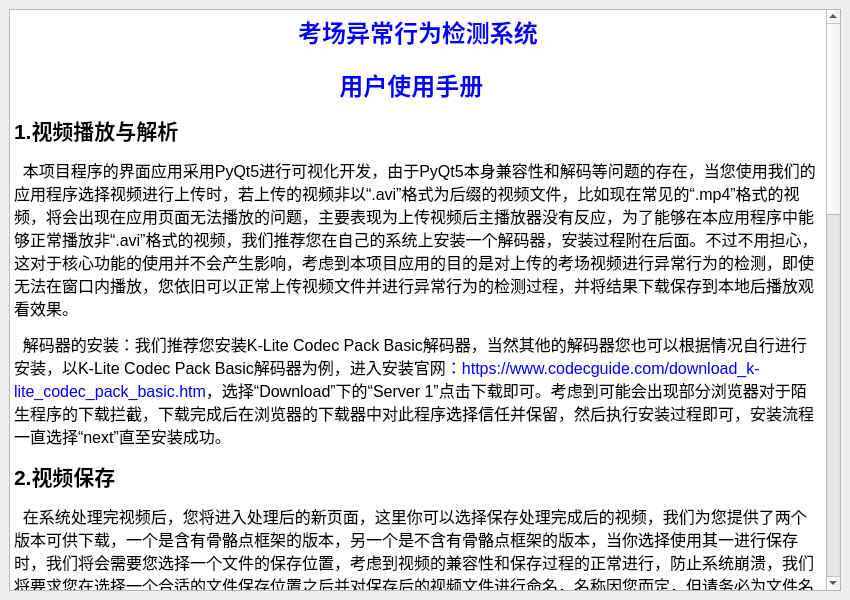
<?xml version="1.0" encoding="UTF-8"?>
<ui version="4.0">
 <class>MainWindow</class>
 <widget class="QMainWindow" name="MainWindow">
  <property name="geometry">
   <rect>
    <x>0</x>
    <y>0</y>
    <width>850</width>
    <height>600</height>
   </rect>
  </property>
  <property name="windowTitle">
   <string>用户使用手册</string>
  </property>
  <property name="windowIcon">
   <iconset>
    <normaloff>manual.png</normaloff>manual.png</iconset>
  </property>
  <widget class="QWidget" name="centralwidget">
   <layout class="QVBoxLayout" name="verticalLayout">
    <item>
     <widget class="QTextBrowser" name="manual_browser">
      <property name="styleSheet">
       <string notr="true"/>
      </property>
      <property name="html">
       <string>&lt;!DOCTYPE HTML PUBLIC &quot;-//W3C//DTD HTML 4.0//EN&quot; &quot;http://www.w3.org/TR/REC-html40/strict.dtd&quot;&gt;
&lt;html&gt;&lt;head&gt;&lt;meta name=&quot;qrichtext&quot; content=&quot;1&quot; /&gt;&lt;title&gt;产品名称 - 用户使用手册&lt;/title&gt;&lt;style type=&quot;text/css&quot;&gt;
p, li { white-space: pre-wrap; }
&lt;/style&gt;&lt;/head&gt;&lt;body style=&quot; font-family:'SimSun'; font-size:9.07563pt; font-weight:400; font-style:normal;&quot;&gt;
&lt;h1 align=&quot;center&quot; style=&quot; margin-top:18px; margin-bottom:12px; margin-left:0px; margin-right:0px; -qt-block-indent:0; text-indent:0px;&quot;&gt;&lt;span style=&quot; font-size:9pt; font-weight:600; color:#0000ff;&quot;&gt;考场异常行为检测系统&lt;/span&gt;&lt;/h1&gt;
&lt;h1 align=&quot;center&quot; style=&quot; margin-top:18px; margin-bottom:12px; margin-left:0px; margin-right:0px; -qt-block-indent:0; text-indent:0px;&quot;&gt;&lt;span style=&quot; font-size:9pt; font-weight:600; color:#0000ff;&quot;&gt;用户使用手册 &lt;/span&gt;&lt;span style=&quot; font-size:9pt; font-weight:600;&quot;&gt; &lt;/span&gt;&lt;/h1&gt;
&lt;p style=&quot; margin-top:0px; margin-bottom:12px; margin-left:0px; margin-right:0px; -qt-block-indent:0; text-indent:0px;&quot;&gt;&lt;span style=&quot; font-size:16pt; font-weight:600;&quot;&gt;1.视频播放与解析&lt;/span&gt;&lt;/p&gt;
&lt;p style=&quot; margin-top:0px; margin-bottom:12px; margin-left:0px; margin-right:0px; -qt-block-indent:0; text-indent:0px;&quot;&gt;&lt;span style=&quot; font-size:12pt;&quot;&gt;  本项目程序的界面应用采用PyQt5进行可视化开发，由于PyQt5本身兼容性和解码等问题的存在，当您使用我们的应用程序选择视频进行上传时，若上传的视频非以“.avi”格式为后缀的视频文件，比如现在常见的“.mp4”格式的视频，将会出现在应用页面无法播放的问题，主要表现为上传视频后主播放器没有反应，为了能够在本应用程序中能够正常播放非“.avi”格式的视频，我们推荐您在自己的系统上安装一个解码器，安装过程附在后面。不过不用担心，这对于核心功能的使用并不会产生影响，考虑到本项目应用的目的是对上传的考场视频进行异常行为的检测，即使无法在窗口内播放，您依旧可以正常上传视频文件并进行异常行为的检测过程，并将结果下载保存到本地后播放观看效果。&lt;/span&gt;&lt;/p&gt;
&lt;p style=&quot; margin-top:0px; margin-bottom:12px; margin-left:0px; margin-right:0px; -qt-block-indent:0; text-indent:0px;&quot;&gt;&lt;span style=&quot; font-size:12pt;&quot;&gt;  解码器的安装：我们推荐您安装K-Lite Codec Pack Basic解码器，当然其他的解码器您也可以根据情况自行进行安装，以K-Lite Codec Pack Basic解码器为例，进入安装官网：&lt;/span&gt;&lt;span style=&quot; font-size:12pt; color:#0000ff;&quot;&gt;https://www.codecguide.com/download_k-lite_codec_pack_basic.htm&lt;/span&gt;&lt;span style=&quot; font-size:12pt; color:#000000;&quot;&gt;，选择“Download”下的“Server 1”点击下载即可。考虑到可能会出现部分浏览器对于陌生程序的下载拦截，下载完成后在浏览器的下载器中对此程序选择信任并保留，然后执行安装过程即可，安装流程一直选择“next”直至安装成功。&lt;/span&gt;&lt;/p&gt;
&lt;p style=&quot; margin-top:0px; margin-bottom:12px; margin-left:0px; margin-right:0px; -qt-block-indent:0; text-indent:0px;&quot;&gt;&lt;span style=&quot; font-size:16pt; font-weight:600;&quot;&gt;2.视频保存&lt;/span&gt;&lt;/p&gt;
&lt;p style=&quot; margin-top:0px; margin-bottom:12px; margin-left:0px; margin-right:0px; -qt-block-indent:0; text-indent:0px;&quot;&gt;&lt;span style=&quot; font-size:12pt;&quot;&gt;  在系统处理完视频后，您将进入处理后的新页面，这里你可以选择保存处理完成后的视频，我们为您提供了两个版本可供下载，一个是含有骨骼点框架的版本，另一个是不含有骨骼点框架的版本，当你选择使用其一进行保存时，我们将会需要您选择一个文件的保存位置，考虑到视频的兼容性和保存过程的正常进行，防止系统崩溃，我们将要求您在选择一个合适的文件保存位置之后并对保存后的视频文件进行命名，名称因您而定，但请务必为文件名称增加后缀名“.avi”，比如您要保存的视频文件选择命名为“output”,请在文件名那里输入完整的“output.avi”，如此方可顺利成功保存，给您带来的不便敬情谅解。&lt;/span&gt;&lt;/p&gt;
&lt;p style=&quot; margin-top:0px; margin-bottom:12px; margin-left:0px; margin-right:0px; -qt-block-indent:0; text-indent:0px;&quot;&gt;&lt;span style=&quot; font-size:16pt; font-weight:600;&quot;&gt;3.视频检测程序&lt;/span&gt;&lt;/p&gt;
&lt;p style=&quot; margin-top:0px; margin-bottom:12px; margin-left:0px; margin-right:0px; -qt-block-indent:0; text-indent:0px;&quot;&gt;&lt;span style=&quot; font-size:12pt;&quot;&gt;  由于视频检测的过程需要消耗大量的算力资源，因此我们不建议您在检测处理一个视频还没有结束的过程中就再次点击处理，这将极容易造成计算机系统卡顿和程序的崩溃，为保证用户的使用体验，在用户选择一种方法进行处理时，我们将取消用户对原窗口的一些特定按钮的交互和反馈。另外，由于Python内置的一些模块使用过程的不可预估和防范的问题的存在，以及考虑到程序内部双线程的实现逻辑，当您处理完一个视频并在处理窗口看到了处理之后的效果，并选择了想要的视频处理版本完成下载，请务必点击当前处理窗口的“退出”按钮再进行第二轮的处理，为保证您的使用体验，在开启第二个窗口后若您没有点击“退出”按钮，将取消对原窗口的交互，给您带来的不便敬请谅解。&lt;/span&gt;&lt;/p&gt;
&lt;p style=&quot; margin-top:0px; margin-bottom:12px; margin-left:0px; margin-right:0px; -qt-block-indent:0; text-indent:0px;&quot;&gt;&lt;span style=&quot; font-size:16pt; font-weight:600;&quot;&gt;4.使用建议&lt;/span&gt;&lt;/p&gt;
&lt;p style=&quot; margin-top:0px; margin-bottom:12px; margin-left:0px; margin-right:0px; -qt-block-indent:0; text-indent:0px;&quot;&gt;&lt;span style=&quot; font-size:12pt;&quot;&gt;  在使用本应用程序的过程中，开发组建议您按照如下的流程进行使用，首先点击“选择视频源”上传一个本地的视频文件，如果您安装了1.中的解码器，那么任一合规的视频文件都将被正确载入并在窗口内播放，否则将只能载入并播放“.avi”格式的视频，不过这不会影响后续视频的处理，仅决定是否可以载入播放。&lt;/span&gt;&lt;/p&gt;
&lt;p style=&quot; margin-top:0px; margin-bottom:12px; margin-left:0px; margin-right:0px; -qt-block-indent:0; text-indent:0px;&quot;&gt;&lt;span style=&quot; font-size:12pt;&quot;&gt;  “播放”和“暂停”以及视频下方的进度条均可以对被正确载入和播放的视频进行控制，拖拽进度条可以将视频的进度进行自定义的定位。&lt;/span&gt;&lt;/p&gt;
&lt;p style=&quot; margin-top:0px; margin-bottom:12px; margin-left:0px; margin-right:0px; -qt-block-indent:0; text-indent:0px;&quot;&gt;&lt;span style=&quot; font-size:12pt;&quot;&gt;  在选择核心功能“检测异常行为”之前，请至少勾选一种检测方式，我们开发组为用户提供了4种方式以供选择，并且支持四种方式的任意组合，您可以根据自己想要的方法进行组合并且进行尝试。然后点击该按钮，由于处理过程比较消耗算力资源，因此需要一个较长时间的等待，为了让用户清楚进度，我们将会为您载入进度可视化。此外，如果用户在处理视频时，对于同一个视频选择了同一种检测方式，我们的系统将会保存上一次的检测结果，以至于您不会在重复处理时进行第二次无意义的等待。&lt;/span&gt;&lt;/p&gt;
&lt;p style=&quot; margin-top:0px; margin-bottom:12px; margin-left:0px; margin-right:0px; -qt-block-indent:0; text-indent:0px;&quot;&gt;&lt;span style=&quot; font-size:12pt;&quot;&gt;  当处理过程结束后将弹出第二个窗口，在这里你可以选择查看处理之后的视频，并可以选择是否有骨骼点的版本进行下载，将视频保存到本地。在右上角的“异常行为检测情况”一栏中，我们为用户提供了对视频处理过程中疑似出现异常行为的时刻进行提示的功能，在这里用户可以看到上传的视频在哪些时刻可能出现了异常行为，方便用户进行定位和查证。&lt;/span&gt;&lt;/p&gt;
&lt;p style=&quot; margin-top:0px; margin-bottom:12px; margin-left:0px; margin-right:0px; -qt-block-indent:0; text-indent:0px;&quot;&gt;&lt;span style=&quot; font-size:12pt;&quot;&gt;  最后，点击各窗口的“退出”按钮后可以退出本窗口，出于人性化和使用体验的考虑，“退出”按钮点击将会增加一个对话框，以让用户确定是否退出当前窗口。若用户选择了退出主窗口，那么此时在进行的所有进程都会被中断，并关闭所有窗口，包括正在进行的进度条提示。&lt;/span&gt;&lt;/p&gt;
&lt;p style=&quot; margin-top:0px; margin-bottom:12px; margin-left:0px; margin-right:0px; -qt-block-indent:0; text-indent:0px;&quot;&gt;&lt;span style=&quot; font-size:16pt; font-weight:600;&quot;&gt;5.项目介绍&lt;/span&gt;&lt;/p&gt;
&lt;p style=&quot; margin-top:0px; margin-bottom:12px; margin-left:0px; margin-right:0px; -qt-block-indent:0; text-indent:0px;&quot;&gt;&lt;span style=&quot; font-size:12pt;&quot;&gt;  本项目是由来自南京航空航天大学（NUAA）计算机科学与技术学院的四名本科生进行的大学生创新创业训练项目的产品，创作意义在于使用现有的先进的计算机科学技术，对于考场中的异常行为进行检测和监控，省去事后大量人力检查考场监控视频的资源消耗，不过由于技术和条件有限，以及场景的限制，对于很多考场情况下的细微异常行为动作目前还没有办法进行检测，希望能在未来得到一定程度的改进。&lt;/span&gt;&lt;/p&gt;
&lt;p style=&quot; margin-top:0px; margin-bottom:12px; margin-left:0px; margin-right:0px; -qt-block-indent:0; text-indent:0px;&quot;&gt;&lt;span style=&quot; font-size:12pt;&quot;&gt;  本项目完全开源，欢迎各位仁人志士参与本项目的改进和修改，使之更加完备和先进，这是项目的开源地址：&lt;/span&gt;&lt;span style=&quot; font-size:12pt; color:#0000ff;&quot;&gt;https://github.com/xiejunxin/OSKernel2023-DbStars.git&lt;/span&gt;&lt;span style=&quot; font-size:12pt; color:#000000;&quot;&gt;，期待您的pull requests。&lt;/span&gt;&lt;/p&gt;
&lt;p style=&quot;-qt-paragraph-type:empty; margin-top:0px; margin-bottom:12px; margin-left:0px; margin-right:0px; -qt-block-indent:0; text-indent:0px; font-size:12pt;&quot;&gt;&lt;br /&gt;&lt;/p&gt;
&lt;p style=&quot; margin-top:0px; margin-bottom:12px; margin-left:0px; margin-right:0px; -qt-block-indent:0; text-indent:0px;&quot;&gt;&lt;span style=&quot; font-size:12pt;&quot;&gt;如果您在使用中遇到任何问题，欢迎反馈给开发组，我们收到后将会第一时间进行修改和矫正，这是我们的联系邮箱：&lt;/span&gt;&lt;span style=&quot; font-size:12pt; color:#0000ff;&quot;&gt;1833610970@qq.com&lt;/span&gt;&lt;span style=&quot; font-size:12pt; color:#000000;&quot;&gt;.&lt;/span&gt;&lt;/p&gt;
&lt;p style=&quot; margin-top:12px; margin-bottom:12px; margin-left:0px; margin-right:0px; -qt-block-indent:0; text-indent:0px;&quot;&gt;&lt;span style=&quot; font-family:'-apple-system','BlinkMacSystemFont','Helvetica Neue','PingFang SC','Microsoft YaHei','Source Han Sans SC','Noto Sans CJK SC','WenQuanYi Micro Hei','sans-serif'; font-size:10pt; color:#191b1f; background-color:#ffffff;&quot;&gt;Copyright ©2023-2024 NUAA Project Team Composed of Xie Junxin,Chen Yan,Tang Jiayu And Chen Qiuyu,All Rights Reserved.&lt;/span&gt;&lt;/p&gt;&lt;/body&gt;&lt;/html&gt;</string>
      </property>
     </widget>
    </item>
   </layout>
  </widget>
 </widget>
 <resources/>
 <connections/>
</ui>
